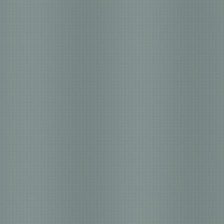
#> input picture data/generated/high_adversarial/high_adversarial_000.jpg, 224 x 224 px
$ python -i compression_estimator.py   (imports and definitions only)
#> lines starting #> are read from the running program, lines starting #| are printed output that depends on the picture
import cv2
import numpy as np
from typing import Tuple


class CompressionEstimator:
    """Estimates video/image compression level from visual artifacts.

    Compression (JPEG, H.264/265) introduces blockiness, quantization noise,
    high-frequency energy loss, and posterization. These overlap with
    AI-generation artifact signatures, causing false positives. This estimator
    provides an attenuation factor that the classifier uses to down-weight
    compression-sensitive detector scores.

    This is a utility, not a detector -- it does not classify images.

    Parameters
    ----------
    weights : dict, optional
        Override default feature weights.
    """

    DEFAULT_WEIGHTS = {
        'blockiness': 0.35,
        'quantization': 0.25,
        'hf_loss': 0.25,
        'flat_region': 0.15,
    }

    def __init__(self, weights: dict | None = None) -> None:
        self.weights = dict(self.DEFAULT_WEIGHTS)
        if weights:
            self.weights.update(weights)

    def estimate_compression(self, image: np.ndarray) -> Tuple[float, dict]:
        """Estimate the compression level of an image.

        Parameters
        ----------
        image : np.ndarray
            Image (H, W, 3) in RGB colour space, or grayscale (H, W).

        Returns
        -------
        compression_level : float
            Overall compression estimate in [0, 1]. Higher = more compressed.
        details : dict
            Per-feature breakdown.
        """
        if image is None or image.size == 0:
            return 0.0, {
                'blockiness': 0.0,
                'quantization': 0.0,
                'hf_loss': 0.0,
                'flat_region': 0.0,
            }

        if len(image.shape) == 3:
            gray = cv2.cvtColor(image, cv2.COLOR_RGB2GRAY)
        else:
            gray = image.copy()

        if gray.shape[0] < 16 or gray.shape[1] < 16:
            return 0.0, {
                'blockiness': 0.0,
                'quantization': 0.0,
                'hf_loss': 0.0,
                'flat_region': 0.0,
            }

        blockiness = self._measure_blockiness(gray)
        quantization = self._measure_quantization(gray)
        hf_loss = self._measure_hf_loss(gray)
        flat_region = self._measure_flat_region(gray)

        compression_level = (
            self.weights['blockiness'] * blockiness
            + self.weights['quantization'] * quantization
            + self.weights['hf_loss'] * hf_loss
            + self.weights['flat_region'] * flat_region
        )
        compression_level = float(np.clip(compression_level, 0.0, 1.0))

        details = {
            'blockiness': blockiness,
            'quantization': quantization,
            'hf_loss': hf_loss,
            'flat_region': flat_region,
        }
        return compression_level, details

    def get_attenuation_factor(self, compression_level: float) -> float:
        """Convert compression level to a multiplicative attenuation factor.

        Parameters
        ----------
        compression_level : float
            Compression estimate in [0, 1].

        Returns
        -------
        float
            Attenuation factor in [0.3, 1.0].
            - compression < 0.2  -> 1.0 (no attenuation)
            - compression 0.2-0.8 -> linear decrease to 0.3
            - compression > 0.8  -> 0.3 (floor)
        """
        if compression_level <= 0.2:
            return 1.0
        if compression_level >= 0.8:
            return 0.3
        # Linear interpolation: 0.2 -> 1.0, 0.8 -> 0.3
        return 1.0 - (compression_level - 0.2) * (0.7 / 0.6)

    # ------------------------------------------------------------------
    # Feature extractors
    # ------------------------------------------------------------------

    def _measure_blockiness(self, gray: np.ndarray) -> float:
        """Detect DCT block boundary artifacts (8x8 and 16x16).

        Compression codecs partition frames into 8x8 or 16x16 blocks for
        DCT. At low quality, block boundaries become visible as intensity
        discontinuities. We measure the ratio of pixel differences at
        block boundaries vs. interior positions.
        """
        gray_f = gray.astype(np.float64)
        h, w = gray_f.shape

        scores = []
        for block_size in (8, 16):
            if h < block_size * 2 or w < block_size * 2:
                continue

            # Horizontal block boundaries
            boundary_diffs = []
            interior_diffs = []

            for col in range(1, w):
                diff = np.mean(np.abs(gray_f[:, col] - gray_f[:, col - 1]))
                if col % block_size == 0:
                    boundary_diffs.append(diff)
                else:
                    interior_diffs.append(diff)

            # Vertical block boundaries
            for row in range(1, h):
                diff = np.mean(np.abs(gray_f[row, :] - gray_f[row - 1, :]))
                if row % block_size == 0:
                    boundary_diffs.append(diff)
                else:
                    interior_diffs.append(diff)

            if not boundary_diffs or not interior_diffs:
                continue

            avg_boundary = np.mean(boundary_diffs)
            avg_interior = np.mean(interior_diffs)

            # Ratio > 1 means boundaries are sharper than interior
            ratio = avg_boundary / (avg_interior + 1e-10)
            # Normalize: ratio of ~1.0 = no blockiness, ~1.5+ = heavy
            block_score = np.clip((ratio - 1.0) / 0.5, 0.0, 1.0)
            scores.append(block_score)

        if not scores:
            return 0.0
        return float(max(scores))

    def _measure_quantization(self, gray: np.ndarray) -> float:
        """Detect quantization step patterns in the noise histogram.

        Compression quantizes DCT coefficients, producing periodic peaks
        in the pixel-difference histogram. We detect these via
        autocorrelation of the noise histogram.
        """
        gray_f = gray.astype(np.float64)

        # High-pass filter to isolate noise
        blurred = cv2.GaussianBlur(gray_f, (5, 5), 1.0)
        noise = gray_f - blurred

        # Histogram of noise values
        noise_clipped = np.clip(noise, -50, 50)
        hist, _ = np.histogram(noise_clipped.flatten(), bins=101, range=(-50, 50))
        hist = hist.astype(np.float64)

        if np.max(hist) < 1:
            return 0.0

        # Normalize histogram
        hist = hist / (np.max(hist) + 1e-10)

        # Autocorrelation to find periodic peaks
        hist_centered = hist - np.mean(hist)
        autocorr = np.correlate(hist_centered, hist_centered, mode='full')
        autocorr = autocorr[len(autocorr) // 2:]  # positive lags only

        if len(autocorr) < 4 or autocorr[0] < 1e-10:
            return 0.0

        autocorr = autocorr / (autocorr[0] + 1e-10)  # normalize

        # Look for secondary peaks (lag > 2) indicating periodicity
        peaks = []
        for i in range(3, min(len(autocorr) - 1, 30)):
            if autocorr[i] > autocorr[i - 1] and autocorr[i] > autocorr[i + 1]:
                peaks.append(autocorr[i])

        if not peaks:
            return 0.0

        max_peak = max(peaks)
        # Normalize: strong secondary peak = heavy quantization
        score = np.clip(max_peak / 0.3, 0.0, 1.0)
        return float(score)

    def _measure_hf_loss(self, gray: np.ndarray) -> float:
        """Measure high-frequency energy loss from compression.

        Compression discards high-frequency DCT coefficients first.
        We measure the ratio of high-frequency energy (outer FFT ring)
        to total energy. Uncompressed images typically have ratio > 0.15;
        heavily compressed images drop below 0.05.
        """
        gray_f = gray.astype(np.float64)
        f_transform = np.fft.fft2(gray_f)
        f_shift = np.fft.fftshift(f_transform)
        magnitude = np.abs(f_shift)

        h, w = magnitude.shape
        cy, cx = h // 2, w // 2
        max_r = min(cy, cx)

        if max_r < 4:
            return 0.0

        y, x = np.ogrid[:h, :w]
        r = np.sqrt((x - cx) ** 2 + (y - cy) ** 2)

        # High-frequency: outer 25% of the spectrum
        hf_mask = r > (max_r * 0.75)
        total_energy = np.sum(magnitude) + 1e-10
        hf_energy = np.sum(magnitude[hf_mask])

        hf_ratio = hf_energy / total_energy

        # Map: ratio > 0.15 → low compression (score 0),
        #       ratio < 0.03 → heavy compression (score 1)
        score = 1.0 - np.clip((hf_ratio - 0.03) / 0.12, 0.0, 1.0)
        return float(score)

    def _measure_flat_region(self, gray: np.ndarray) -> float:
        """Detect posterization / banding in flat regions.

        Heavy compression reduces the number of distinct pixel values
        in smooth gradient areas. We find flat patches and count
        unique intensity values.
        """
        h, w = gray.shape
        patch_size = max(min(h, w) // 8, 8)

        unique_counts = []
        for i in range(0, h - patch_size + 1, patch_size):
            for j in range(0, w - patch_size + 1, patch_size):
                patch = gray[i:i + patch_size, j:j + patch_size]

                # Only consider "flat" patches (low variance)
                if np.std(patch) < 20:
                    unique_vals = len(np.unique(patch))
                    max_possible = min(patch_size * patch_size, 256)
                    unique_ratio = unique_vals / (max_possible + 1e-10)
                    unique_counts.append(unique_ratio)

        if not unique_counts:
            return 0.0

        avg_unique_ratio = np.mean(unique_counts)

        # Low unique ratio in flat patches = posterization from compression
        # Typical: uncompressed > 0.3, heavy compression < 0.1
        score = 1.0 - np.clip(avg_unique_ratio / 0.3, 0.0, 1.0)
        return float(score)

>>> import cv2
>>> picture = cv2.cvtColor(cv2.imread('../../data/generated/high_adversarial/high_adversarial_000.jpg'), cv2.COLOR_BGR2RGB)
>>> result = CompressionEstimator().estimate_compression(picture)
#> after the loop in _measure_blockiness, `for block_size in (8, 16):`: scores = [0.22, 0.16]
#> in estimate_compression, `blockiness = self._measure_blockiness(gray)`: blockiness = 0.22
#> in _measure_quantization, `noise = gray_f - blurred`:
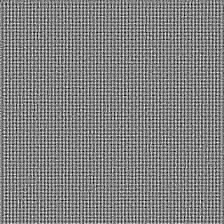
#> noise: shape (224, 224) float64; min -3.5, max 3.36, mean 0.00132; drawn with min black and max white
#> in _measure_quantization, `hist, _ = np.histogram(noise_clipped.flatten(), bins=101, range=(-50, ..`: hist = 101 values, max 15860 at index 50, min 0 at index 0, mean 496.8
#> in _measure_quantization, `hist = hist / (np.max(hist) + 1e-10)`: hist = 101 values, max 1 at index 50, min 0 at index 0, mean 0.0313
#> in _measure_quantization, `hist_centered = hist - np.mean(hist)`: hist_centered = 101 values, max 0.969 at index 50, min -0.0313 at index 0, mean -4.26e-18
#> in _measure_quantization, `autocorr = np.correlate(hist_centered, hist_centered, mode='full')`: autocorr = 201 values, max 2.28 at index 100, min -0.145 at index 53, mean 1.77e-17
#> in _measure_quantization, `autocorr = autocorr[len(autocorr) // 2:]`: autocorr = 101 values, max 2.28 at index 0, min -0.145 at index 47, mean 0.0113
#> in _measure_quantization, `autocorr = autocorr / (autocorr[0] + 1e-10)`: autocorr = 101 values, max 1 at index 0, min -0.0637 at index 47, mean 0.00495
#> the loop in _measure_quantization, `for i in range(3, min(len(autocorr) - 1, 30)):` made 27 passes
#> after the loop in _measure_quantization, `for i in range(3, min(len(autocorr) - 1, 30)):`: peaks = []
#> in estimate_compression, `quantization = self._measure_quantization(gray)`: quantization = 0
#> in _measure_hf_loss, `total_energy = np.sum(magnitude) + 1e-10`: total_energy = 12245229.7
#> in _measure_hf_loss, `hf_energy = np.sum(magnitude[hf_mask])`: hf_energy = 1972047.2
#> in _measure_hf_loss, `hf_ratio = hf_energy / total_energy`: hf_ratio = 0.161
#> in _measure_hf_loss, `score = 1.0 - np.clip((hf_ratio - 0.03) / 0.12, 0.0, 1.0)`: score = 0
#> after the loop in _measure_flat_region, `for i in range(0, h - patch_size + 1, patch_size):`: unique_counts = 64 values, max 0.0508 at index 6, min 0.0391 at index 60, mean 0.0461
#> in _measure_flat_region, `avg_unique_ratio = np.mean(unique_counts)`: avg_unique_ratio = 0.0461
#> in _measure_flat_region, `score = 1.0 - np.clip(avg_unique_ratio / 0.3, 0.0, 1.0)`: score = 0.846
#> in estimate_compression, `compression_level = ( self.weights['blockiness'] * blockiness + self.w..`: compression_level = 0.204
#> in estimate_compression, `details = { 'blockiness': blockiness, 'quantization': quantization, 'h..`: details = {'blockiness': 0.22, 'quantization': 0, 'hf_loss': 0, 'flat_region': 0.846}
